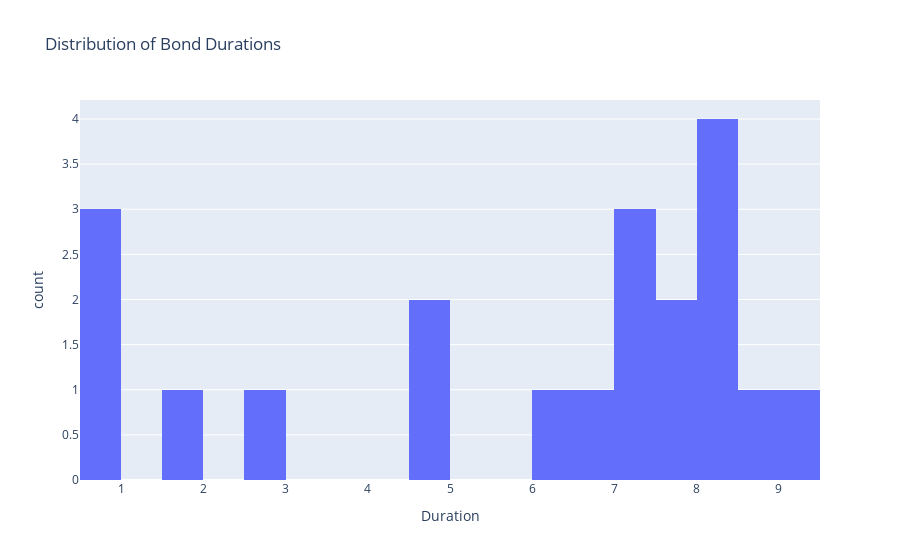

The cell this chart's notebook holds for it:
### Code cell
fig2 = px.histogram(
    portfolio,
    x="Duration",
    nbins=20,
    title="Distribution of Bond Durations"
)
fig2.show()

### Figure 1 — Plotly figure (JSON) as saved in the notebook; plotly's stock layout.template omitted (floating-point values rounded to 4 significant figures)
{"data": [{"alignmentgroup": "True", "bingroup": "x", "hovertemplate": "Duration=%{x}<br>count=%{y}<extra></extra>", "legendgroup": "", "marker": {"color": "#636efa", "pattern": {"shape": ""}}, "name": "", "nbinsx": 20, "offsetgroup": "", "orientation": "v", "showlegend": false, "type": "histogram", "x": [6.673, 8.47, 7.508, 4.587, 1.835, 4.545, 7.561, 9.275, 8.425, 8.14, 0.9284, 8.471, 6.433, 8.534, 7.223, 0.923, 7.47, 7.224, 2.736, 0.9286], "xaxis": "x", "yaxis": "y"}], "layout": {"barmode": "relative", "legend": {"tracegroupgap": 0}, "title": {"text": "Distribution of Bond Durations"}, "xaxis": {"anchor": "y", "domain": [0, 1], "title": {"text": "Duration"}}, "yaxis": {"anchor": "x", "domain": [0, 1], "title": {"text": "count"}}}}
